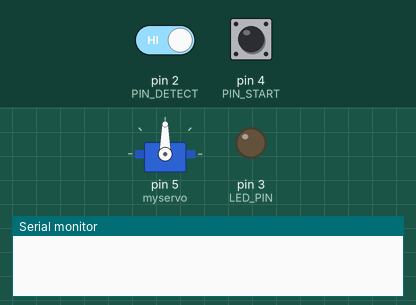
Recording of a sketch running on a simulated Arduino Uno, built with avr-gcc and run on an emulated ATmega328P. Parts: servo, output pins drawn as LEDs (lit = HIGH), the last lines printed to the serial monitor. The inputs (shaded band) are chosen by the test bench; at power-on: pin 2 (PIN_DETECT) HIGH, pin 4 (PIN_START) LOW.

Above: at 1.2 s.
1.3 s: pin 2 (PIN_DETECT) driven LOW
4.3 s: pin 4 (PIN_START) pulled HIGH for 3.2 s
At 8.2 s:
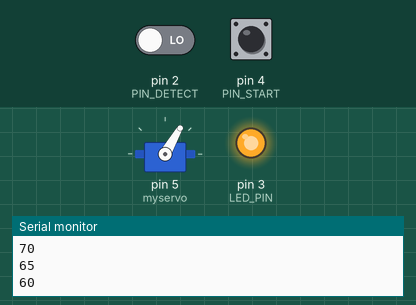
9.0 s: pin 2 (PIN_DETECT) driven HIGH
At 11.7 s:
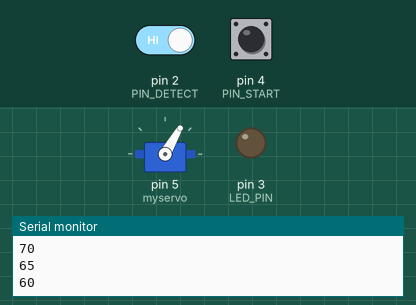
12.0 s: pin 2 (PIN_DETECT) driven LOW
At 12.46 s:
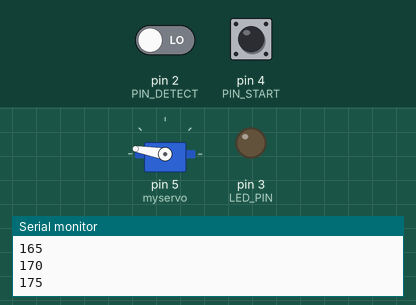
Timing chart, 0 to 65.5 s (numbered marks = the images above; inputs shaded):
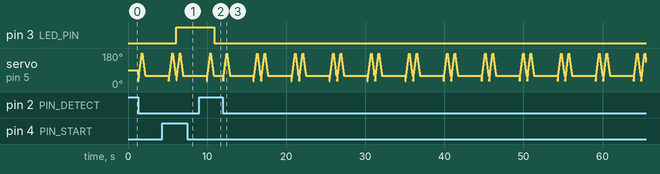

Measured:
- after the input at 4.3 s, pin 3 (LED_PIN): LOW → HIGH after 1.8 s
- after the input at 9.0 s, servo on pin 5 (myservo): goes on until 10.8 s, then stays 60°
- after the input at 12.0 s, servo on pin 5 (myservo): 60° → 30° at once, then moves between 30° and 180°, repeating every 4.8 s

The sketch:

IRRemote.ino
```cpp
int PIN_DETECT =2;
int LED_PIN =3;
int PIN_START = 4;

int val;
int concescutive;
int start=0;

#include <Wire.h>
#include <Servo.h>

#include <EEPROM.h>

Servo myservo;


void setup()
{

  Serial.begin(9600);

  pinMode(PIN_DETECT, INPUT);
  pinMode(LED_PIN, OUTPUT);
  pinMode(PIN_START, INPUT);
  pinMode(12, INPUT);

  myservo.attach(5);

}

void loop() {
      digitalWrite(LED_PIN, LOW);
      digitalWrite(12, LOW);


     if (digitalRead(PIN_START)==1)
     {

      digitalWrite(LED_PIN, HIGH);
            digitalWrite(12, HIGH);


     }


     val=digitalRead(PIN_DETECT);


     if(val==0){
      Serial.println("Activate");

      servo();


     }


     delay(100);


}


void servo() {


int pos=0;

          for(pos = 30; pos <= 180; pos += 5) // goes from 0 degrees to 180 degrees
          {                                  // in steps of 1 degree
            myservo.write(pos);              // tell servo to go to position in variable 'pos'
            Serial.println(pos);
            delay(15);                       // waits 15ms for the servo to reach the position
          }

          for(pos = 180; pos >= 60; pos -= 5) // goes from 0 degrees to 180 degrees
          {                                  // in steps of 1 degree
            myservo.write(pos);              // tell servo to go to position in variable 'pos'
            Serial.println(pos);
            delay(15);                       // waits 15ms for the servo to reach the position
          }


          delay (3000);

          for(pos = 30; pos <= 180; pos += 5) // goes from 0 degrees to 180 degrees
          {                                  // in steps of 1 degree
            myservo.write(pos);              // tell servo to go to position in variable 'pos'
            Serial.println(pos);
            delay(15);                       // waits 15ms for the servo to reach the position
          }

          for(pos = 180; pos >= 60; pos -= 5) // goes from 0 degrees to 180 degrees
          {                                  // in steps of 1 degree
            myservo.write(pos);              // tell servo to go to position in variable 'pos'
            Serial.println(pos);
            delay(15);                       // waits 15ms for the servo to reach the position
          }


}
```
